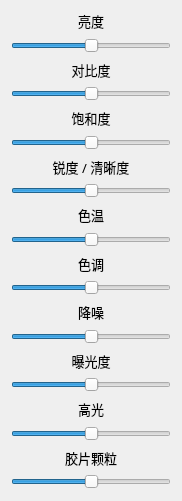
   <widget class="QWidget" name="verticalLayoutWidget_3">
    <property name="geometry">
     <rect>
      <x>140</x>
      <y>0</y>
      <width>181</width>
      <height>501</height>
     </rect>
    </property>
    <property name="sizePolicy">
     <sizepolicy hsizetype="Expanding" vsizetype="Preferred">
      <horstretch>0</horstretch>
      <verstretch>0</verstretch>
     </sizepolicy>
    </property>
    <layout class="QVBoxLayout" name="modify_area">
     <item>
      <widget class="QLabel" name="label_22">
       <property name="sizePolicy">
        <sizepolicy hsizetype="Minimum" vsizetype="Preferred">
         <horstretch>0</horstretch>
         <verstretch>0</verstretch>
        </sizepolicy>
       </property>
       <property name="font">
        <font>
         <family>等线</family>
         <pointsize>10</pointsize>
        </font>
       </property>
       <property name="text">
        <string>亮度</string>
       </property>
       <property name="alignment">
        <set>Qt::AlignCenter</set>
       </property>
      </widget>
     </item>
     <item>
      <widget class="QSlider" name="horizontalSlider_21">
       <property name="enabled">
        <bool>true</bool>
       </property>
       <property name="sizePolicy">
        <sizepolicy hsizetype="Expanding" vsizetype="Preferred">
         <horstretch>35</horstretch>
         <verstretch>0</verstretch>
        </sizepolicy>
       </property>
       <property name="minimumSize">
        <size>
         <width>160</width>
         <height>0</height>
        </size>
       </property>
       <property name="baseSize">
        <size>
         <width>40</width>
         <height>0</height>
        </size>
       </property>
       <property name="cursor">
        <cursorShape>ClosedHandCursor</cursorShape>
       </property>
       <property name="sliderPosition">
        <number>50</number>
       </property>
       <property name="orientation">
        <enum>Qt::Horizontal</enum>
       </property>
      </widget>
     </item>
     <item>
      <widget class="QLabel" name="label_23">
       <property name="sizePolicy">
        <sizepolicy hsizetype="Minimum" vsizetype="Preferred">
         <horstretch>0</horstretch>
         <verstretch>0</verstretch>
        </sizepolicy>
       </property>
       <property name="font">
        <font>
         <family>等线</family>
         <pointsize>10</pointsize>
        </font>
       </property>
       <property name="text">
        <string>对比度</string>
       </property>
       <property name="alignment">
        <set>Qt::AlignCenter</set>
       </property>
      </widget>
     </item>
     <item>
      <widget class="QSlider" name="horizontalSlider_22">
       <property name="sizePolicy">
        <sizepolicy hsizetype="Expanding" vsizetype="Preferred">
         <horstretch>35</horstretch>
         <verstretch>0</verstretch>
        </sizepolicy>
       </property>
       <property name="minimumSize">
        <size>
         <width>160</width>
         <height>0</height>
        </size>
       </property>
       <property name="baseSize">
        <size>
         <width>40</width>
         <height>0</height>
        </size>
       </property>
       <property name="cursor">
        <cursorShape>ClosedHandCursor</cursorShape>
       </property>
       <property name="sliderPosition">
        <number>50</number>
       </property>
       <property name="orientation">
        <enum>Qt::Horizontal</enum>
       </property>
      </widget>
     </item>
     <item>
      <widget class="QLabel" name="label_24">
       <property name="sizePolicy">
        <sizepolicy hsizetype="Minimum" vsizetype="Preferred">
         <horstretch>0</horstretch>
         <verstretch>0</verstretch>
        </sizepolicy>
       </property>
       <property name="font">
        <font>
         <family>等线</family>
         <pointsize>10</pointsize>
        </font>
       </property>
       <property name="text">
        <string>饱和度</string>
       </property>
       <property name="alignment">
        <set>Qt::AlignCenter</set>
       </property>
      </widget>
     </item>
     <item>
      <widget class="QSlider" name="horizontalSlider_23">
       <property name="sizePolicy">
        <sizepolicy hsizetype="Expanding" vsizetype="Preferred">
         <horstretch>35</horstretch>
         <verstretch>0</verstretch>
        </sizepolicy>
       </property>
       <property name="minimumSize">
        <size>
         <width>160</width>
         <height>0</height>
        </size>
       </property>
       <property name="baseSize">
        <size>
         <width>40</width>
         <height>0</height>
        </size>
       </property>
       <property name="cursor">
        <cursorShape>ClosedHandCursor</cursorShape>
       </property>
       <property name="sliderPosition">
        <number>50</number>
       </property>
       <property name="orientation">
        <enum>Qt::Horizontal</enum>
       </property>
      </widget>
     </item>
     <item>
      <widget class="QLabel" name="label_25">
       <property name="sizePolicy">
        <sizepolicy hsizetype="Minimum" vsizetype="Preferred">
         <horstretch>0</horstretch>
         <verstretch>0</verstretch>
        </sizepolicy>
       </property>
       <property name="font">
        <font>
         <family>等线</family>
         <pointsize>10</pointsize>
        </font>
       </property>
       <property name="text">
        <string>锐度 / 清晰度</string>
       </property>
       <property name="alignment">
        <set>Qt::AlignCenter</set>
       </property>
      </widget>
     </item>
     <item>
      <widget class="QSlider" name="horizontalSlider_24">
       <property name="sizePolicy">
        <sizepolicy hsizetype="Expanding" vsizetype="Preferred">
         <horstretch>35</horstretch>
         <verstretch>0</verstretch>
        </sizepolicy>
       </property>
       <property name="minimumSize">
        <size>
         <width>160</width>
         <height>0</height>
        </size>
       </property>
       <property name="baseSize">
        <size>
         <width>40</width>
         <height>0</height>
        </size>
       </property>
       <property name="cursor">
        <cursorShape>ClosedHandCursor</cursorShape>
       </property>
       <property name="sliderPosition">
        <number>50</number>
       </property>
       <property name="orientation">
        <enum>Qt::Horizontal</enum>
       </property>
      </widget>
     </item>
     <item>
      <widget class="QLabel" name="label_26">
       <property name="sizePolicy">
        <sizepolicy hsizetype="Minimum" vsizetype="Preferred">
         <horstretch>0</horstretch>
         <verstretch>0</verstretch>
        </sizepolicy>
       </property>
       <property name="font">
        <font>
         <family>等线</family>
         <pointsize>10</pointsize>
        </font>
       </property>
       <property name="text">
        <string>色温</string>
       </property>
       <property name="alignment">
        <set>Qt::AlignCenter</set>
       </property>
      </widget>
     </item>
     <item>
      <widget class="QSlider" name="horizontalSlider_25">
       <property name="sizePolicy">
        <sizepolicy hsizetype="Expanding" vsizetype="Preferred">
         <horstretch>35</horstretch>
         <verstretch>0</verstretch>
        </sizepolicy>
       </property>
       <property name="minimumSize">
        <size>
         <width>160</width>
         <height>0</height>
        </size>
       </property>
       <property name="baseSize">
        <size>
         <width>40</width>
         <height>0</height>
        </size>
       </property>
       <property name="cursor">
        <cursorShape>ClosedHandCursor</cursorShape>
       </property>
       <property name="sliderPosition">
        <number>50</number>
       </property>
       <property name="orientation">
        <enum>Qt::Horizontal</enum>
       </property>
      </widget>
     </item>
     <item>
      <widget class="QLabel" name="label_27">
       <property name="sizePolicy">
        <sizepolicy hsizetype="Minimum" vsizetype="Preferred">
         <horstretch>0</horstretch>
         <verstretch>0</verstretch>
        </sizepolicy>
       </property>
       <property name="font">
        <font>
         <family>等线</family>
         <pointsize>10</pointsize>
        </font>
       </property>
       <property name="text">
        <string>色调</string>
       </property>
       <property name="alignment">
        <set>Qt::AlignCenter</set>
       </property>
      </widget>
     </item>
     <item>
      <widget class="QSlider" name="horizontalSlider_26">
       <property name="sizePolicy">
        <sizepolicy hsizetype="Expanding" vsizetype="Preferred">
         <horstretch>35</horstretch>
         <verstretch>0</verstretch>
        </sizepolicy>
       </property>
       <property name="minimumSize">
        <size>
         <width>160</width>
         <height>0</height>
        </size>
       </property>
       <property name="baseSize">
        <size>
         <width>40</width>
         <height>0</height>
        </size>
       </property>
       <property name="cursor">
        <cursorShape>ClosedHandCursor</cursorShape>
       </property>
       <property name="sliderPosition">
        <number>50</number>
       </property>
       <property name="orientation">
        <enum>Qt::Horizontal</enum>
       </property>
      </widget>
     </item>
     <item>
      <widget class="QLabel" name="label_28">
       <property name="sizePolicy">
        <sizepolicy hsizetype="Minimum" vsizetype="Preferred">
         <horstretch>0</horstretch>
         <verstretch>0</verstretch>
        </sizepolicy>
       </property>
       <property name="font">
        <font>
         <family>等线</family>
         <pointsize>10</pointsize>
        </font>
       </property>
       <property name="text">
        <string>降噪</string>
       </property>
       <property name="alignment">
        <set>Qt::AlignCenter</set>
       </property>
      </widget>
     </item>
     <item>
      <widget class="QSlider" name="horizontalSlider_27">
       <property name="sizePolicy">
        <sizepolicy hsizetype="Expanding" vsizetype="Preferred">
         <horstretch>35</horstretch>
         <verstretch>0</verstretch>
        </sizepolicy>
       </property>
       <property name="minimumSize">
        <size>
         <width>160</width>
         <height>0</height>
        </size>
       </property>
       <property name="baseSize">
        <size>
         <width>40</width>
         <height>0</height>
        </size>
       </property>
       <property name="cursor">
        <cursorShape>ClosedHandCursor</cursorShape>
       </property>
       <property name="sliderPosition">
        <number>50</number>
       </property>
       <property name="orientation">
        <enum>Qt::Horizontal</enum>
       </property>
      </widget>
     </item>
     <item>
      <widget class="QLabel" name="label_29">
       <property name="sizePolicy">
        <sizepolicy hsizetype="Minimum" vsizetype="Preferred">
         <horstretch>0</horstretch>
         <verstretch>0</verstretch>
        </sizepolicy>
       </property>
       <property name="font">
        <font>
         <family>等线</family>
         <pointsize>10</pointsize>
        </font>
       </property>
       <property name="text">
        <string>曝光度</string>
       </property>
       <property name="alignment">
        <set>Qt::AlignCenter</set>
       </property>
      </widget>
     </item>
     <item>
      <widget class="QSlider" name="horizontalSlider_28">
       <property name="sizePolicy">
        <sizepolicy hsizetype="Expanding" vsizetype="Preferred">
         <horstretch>35</horstretch>
         <verstretch>0</verstretch>
        </sizepolicy>
       </property>
       <property name="minimumSize">
        <size>
         <width>160</width>
         <height>0</height>
        </size>
       </property>
       <property name="baseSize">
        <size>
         <width>40</width>
         <height>0</height>
        </size>
       </property>
       <property name="cursor">
        <cursorShape>ClosedHandCursor</cursorShape>
       </property>
       <property name="sliderPosition">
        <number>50</number>
       </property>
       <property name="orientation">
        <enum>Qt::Horizontal</enum>
       </property>
      </widget>
     </item>
     <item>
      <widget class="QLabel" name="label_30">
       <property name="sizePolicy">
        <sizepolicy hsizetype="Minimum" vsizetype="Preferred">
         <horstretch>0</horstretch>
         <verstretch>0</verstretch>
        </sizepolicy>
       </property>
       <property name="font">
        <font>
         <family>等线</family>
         <pointsize>10</pointsize>
        </font>
       </property>
       <property name="text">
        <string>高光</string>
       </property>
       <property name="alignment">
        <set>Qt::AlignCenter</set>
       </property>
      </widget>
     </item>
     <item>
      <widget class="QSlider" name="horizontalSlider_29">
       <property name="sizePolicy">
        <sizepolicy hsizetype="Expanding" vsizetype="Preferred">
         <horstretch>35</horstretch>
         <verstretch>0</verstretch>
        </sizepolicy>
       </property>
       <property name="minimumSize">
        <size>
         <width>160</width>
         <height>0</height>
        </size>
       </property>
       <property name="baseSize">
        <size>
         <width>40</width>
         <height>0</height>
        </size>
       </property>
       <property name="cursor">
        <cursorShape>ClosedHandCursor</cursorShape>
       </property>
       <property name="sliderPosition">
        <number>50</number>
       </property>
       <property name="orientation">
        <enum>Qt::Horizontal</enum>
       </property>
      </widget>
     </item>
     <item>
      <widget class="QLabel" name="label_31">
       <property name="sizePolicy">
        <sizepolicy hsizetype="Minimum" vsizetype="Preferred">
         <horstretch>0</horstretch>
         <verstretch>0</verstretch>
        </sizepolicy>
       </property>
       <property name="font">
        <font>
         <family>等线</family>
         <pointsize>10</pointsize>
        </font>
       </property>
       <property name="text">
        <string>胶片颗粒</string>
       </property>
       <property name="alignment">
        <set>Qt::AlignCenter</set>
       </property>
      </widget>
     </item>
     <item>
      <widget class="QSlider" name="horizontalSlider_30">
       <property name="sizePolicy">
        <sizepolicy hsizetype="Expanding" vsizetype="Preferred">
         <horstretch>35</horstretch>
         <verstretch>0</verstretch>
        </sizepolicy>
       </property>
       <property name="minimumSize">
        <size>
         <width>160</width>
         <height>0</height>
        </size>
       </property>
       <property name="baseSize">
        <size>
         <width>40</width>
         <height>0</height>
        </size>
       </property>
       <property name="cursor">
        <cursorShape>ClosedHandCursor</cursorShape>
       </property>
       <property name="sliderPosition">
        <number>50</number>
       </property>
       <property name="orientation">
        <enum>Qt::Horizontal</enum>
       </property>
      </widget>
     </item>
    </layout>
   </widget>
